Frame 1 (no input): blank canvas, image omitted
Frame 60 (the mouse pressed at the canvas centre just before this capture): blank canvas, image omitted
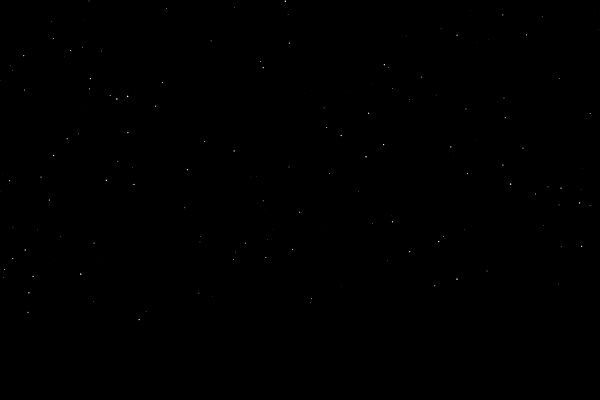
Frame 120 (the mouse held since frame 60 and released just before this capture)

The Processing sketch whose frames 1 and 60 were blank and that drew this single picture after the mouse press (run headless with seeded random() and noise(); from frame 60 on, the mouse is pressed at the canvas centre):

// Processing sketch: processing_83611
// ── processing_83611.pde

Particle[] particles = new Particle[0];
int maxParticles =900;


void setup() {

  size(600, 400);
  
  
}

void draw() {

  background(0);
  
 

  while (particles.length>maxParticles) {
    particles = (Particle[]) subset(particles, 1);
  }

  for (int i=0; i<particles.length; i++) {
    particles[i].update();
    
  }
}


void mousePressed() {
  for(int i=0; i<300; i++){
   Particle p = new Particle(mouseX, mouseY);
  p.yVel = random(-5,5);
  p.xVel =  random(-5,5);
 // p.opacity = random(50,100);
  p.gravity = -0.1;
  //p.fadeSpeed = 0.96;
  p.shrink = 0.97;

  particles = (Particle[]) append(particles, p );
  }
  
}

class Particle { 

  //particles properties
  float x;
  float y;
  float xVel;
  float yVel;
  float particleSize;
  float opacity;
  float gravity;
  float fadeSpeed;
  float shrink;


  Particle(float xpos, float ypos) {

    x = xpos;
    y = ypos;
    xVel = random(-2, 2);
    yVel = random(0, 5);
    particleSize = random(1, 10);
    
    opacity = 255;
    gravity=0;
    fadeSpeed = 1;
    shrink=1;
  }
  
  //make a function call update
  //known as a method
  void update() {
    
    x += xVel;
    y += yVel;
    opacity *=fadeSpeed;
    yVel += gravity;
    particleSize *= shrink;
    
    noStroke();
    fill(255,opacity);
    ellipse(x,y,particleSize,particleSize);
  }
  
  
}
